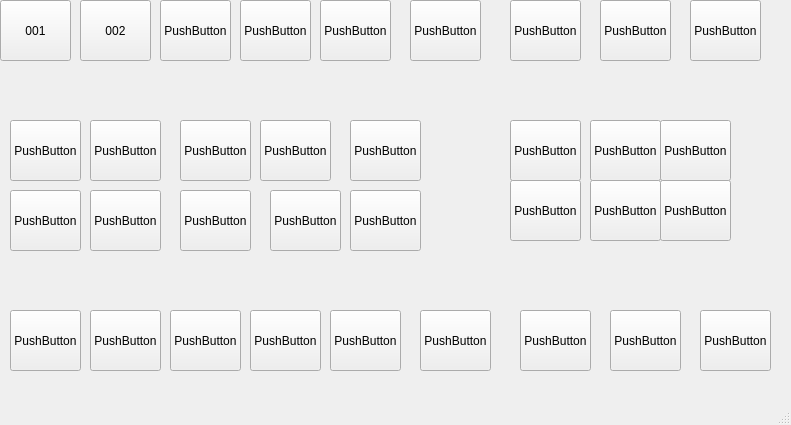
<?xml version="1.0" encoding="UTF-8"?>
<ui version="4.0">
 <class>quartos</class>
 <widget class="QMainWindow" name="quartos">
  <property name="geometry">
   <rect>
    <x>0</x>
    <y>0</y>
    <width>791</width>
    <height>425</height>
   </rect>
  </property>
  <property name="windowTitle">
   <string>MainWindow</string>
  </property>
  <widget class="QWidget" name="centralwidget">
   <widget class="QPushButton" name="pushButton">
    <property name="geometry">
     <rect>
      <x>10</x>
      <y>310</y>
      <width>71</width>
      <height>61</height>
     </rect>
    </property>
    <property name="text">
     <string>PushButton</string>
    </property>
   </widget>
   <widget class="QPushButton" name="pushButton_2">
    <property name="geometry">
     <rect>
      <x>90</x>
      <y>310</y>
      <width>71</width>
      <height>61</height>
     </rect>
    </property>
    <property name="text">
     <string>PushButton</string>
    </property>
   </widget>
   <widget class="QPushButton" name="pushButton_3">
    <property name="geometry">
     <rect>
      <x>170</x>
      <y>310</y>
      <width>71</width>
      <height>61</height>
     </rect>
    </property>
    <property name="text">
     <string>PushButton</string>
    </property>
   </widget>
   <widget class="QPushButton" name="pushButton_4">
    <property name="geometry">
     <rect>
      <x>250</x>
      <y>310</y>
      <width>71</width>
      <height>61</height>
     </rect>
    </property>
    <property name="text">
     <string>PushButton</string>
    </property>
   </widget>
   <widget class="QPushButton" name="pushButton_5">
    <property name="geometry">
     <rect>
      <x>700</x>
      <y>310</y>
      <width>71</width>
      <height>61</height>
     </rect>
    </property>
    <property name="text">
     <string>PushButton</string>
    </property>
   </widget>
   <widget class="QPushButton" name="pushButton_6">
    <property name="geometry">
     <rect>
      <x>610</x>
      <y>310</y>
      <width>71</width>
      <height>61</height>
     </rect>
    </property>
    <property name="text">
     <string>PushButton</string>
    </property>
   </widget>
   <widget class="QPushButton" name="pushButton_7">
    <property name="geometry">
     <rect>
      <x>520</x>
      <y>310</y>
      <width>71</width>
      <height>61</height>
     </rect>
    </property>
    <property name="text">
     <string>PushButton</string>
    </property>
   </widget>
   <widget class="QPushButton" name="pushButton_8">
    <property name="geometry">
     <rect>
      <x>420</x>
      <y>310</y>
      <width>71</width>
      <height>61</height>
     </rect>
    </property>
    <property name="text">
     <string>PushButton</string>
    </property>
   </widget>
   <widget class="QPushButton" name="pushButton_9">
    <property name="geometry">
     <rect>
      <x>330</x>
      <y>310</y>
      <width>71</width>
      <height>61</height>
     </rect>
    </property>
    <property name="text">
     <string>PushButton</string>
    </property>
   </widget>
   <widget class="QPushButton" name="pushButton_10">
    <property name="geometry">
     <rect>
      <x>10</x>
      <y>190</y>
      <width>71</width>
      <height>61</height>
     </rect>
    </property>
    <property name="text">
     <string>PushButton</string>
    </property>
   </widget>
   <widget class="QPushButton" name="pushButton_11">
    <property name="geometry">
     <rect>
      <x>90</x>
      <y>190</y>
      <width>71</width>
      <height>61</height>
     </rect>
    </property>
    <property name="text">
     <string>PushButton</string>
    </property>
   </widget>
   <widget class="QPushButton" name="pushButton_12">
    <property name="geometry">
     <rect>
      <x>180</x>
      <y>190</y>
      <width>71</width>
      <height>61</height>
     </rect>
    </property>
    <property name="text">
     <string>PushButton</string>
    </property>
   </widget>
   <widget class="QPushButton" name="pushButton_13">
    <property name="geometry">
     <rect>
      <x>270</x>
      <y>190</y>
      <width>71</width>
      <height>61</height>
     </rect>
    </property>
    <property name="text">
     <string>PushButton</string>
    </property>
   </widget>
   <widget class="QPushButton" name="pushButton_14">
    <property name="geometry">
     <rect>
      <x>350</x>
      <y>190</y>
      <width>71</width>
      <height>61</height>
     </rect>
    </property>
    <property name="text">
     <string>PushButton</string>
    </property>
   </widget>
   <widget class="QPushButton" name="pushButton_15">
    <property name="geometry">
     <rect>
      <x>10</x>
      <y>120</y>
      <width>71</width>
      <height>61</height>
     </rect>
    </property>
    <property name="text">
     <string>PushButton</string>
    </property>
   </widget>
   <widget class="QPushButton" name="pushButton_16">
    <property name="geometry">
     <rect>
      <x>90</x>
      <y>120</y>
      <width>71</width>
      <height>61</height>
     </rect>
    </property>
    <property name="text">
     <string>PushButton</string>
    </property>
   </widget>
   <widget class="QPushButton" name="pushButton_17">
    <property name="geometry">
     <rect>
      <x>180</x>
      <y>120</y>
      <width>71</width>
      <height>61</height>
     </rect>
    </property>
    <property name="text">
     <string>PushButton</string>
    </property>
   </widget>
   <widget class="QPushButton" name="pushButton_18">
    <property name="geometry">
     <rect>
      <x>260</x>
      <y>120</y>
      <width>71</width>
      <height>61</height>
     </rect>
    </property>
    <property name="text">
     <string>PushButton</string>
    </property>
   </widget>
   <widget class="QPushButton" name="pushButton_19">
    <property name="geometry">
     <rect>
      <x>350</x>
      <y>120</y>
      <width>71</width>
      <height>61</height>
     </rect>
    </property>
    <property name="text">
     <string>PushButton</string>
    </property>
   </widget>
   <widget class="QPushButton" name="pushButton_20">
    <property name="geometry">
     <rect>
      <x>510</x>
      <y>180</y>
      <width>71</width>
      <height>61</height>
     </rect>
    </property>
    <property name="text">
     <string>PushButton</string>
    </property>
   </widget>
   <widget class="QPushButton" name="pushButton_21">
    <property name="geometry">
     <rect>
      <x>590</x>
      <y>180</y>
      <width>71</width>
      <height>61</height>
     </rect>
    </property>
    <property name="text">
     <string>PushButton</string>
    </property>
   </widget>
   <widget class="QPushButton" name="pushButton_22">
    <property name="geometry">
     <rect>
      <x>660</x>
      <y>180</y>
      <width>71</width>
      <height>61</height>
     </rect>
    </property>
    <property name="text">
     <string>PushButton</string>
    </property>
   </widget>
   <widget class="QPushButton" name="pushButton_23">
    <property name="geometry">
     <rect>
      <x>510</x>
      <y>120</y>
      <width>71</width>
      <height>61</height>
     </rect>
    </property>
    <property name="text">
     <string>PushButton</string>
    </property>
   </widget>
   <widget class="QPushButton" name="pushButton_24">
    <property name="geometry">
     <rect>
      <x>590</x>
      <y>120</y>
      <width>71</width>
      <height>61</height>
     </rect>
    </property>
    <property name="text">
     <string>PushButton</string>
    </property>
   </widget>
   <widget class="QPushButton" name="pushButton_25">
    <property name="geometry">
     <rect>
      <x>660</x>
      <y>120</y>
      <width>71</width>
      <height>61</height>
     </rect>
    </property>
    <property name="text">
     <string>PushButton</string>
    </property>
   </widget>
   <widget class="QPushButton" name="pushButton_27">
    <property name="geometry">
     <rect>
      <x>690</x>
      <y>0</y>
      <width>71</width>
      <height>61</height>
     </rect>
    </property>
    <property name="text">
     <string>PushButton</string>
    </property>
   </widget>
   <widget class="QPushButton" name="pushButton_28">
    <property name="geometry">
     <rect>
      <x>0</x>
      <y>0</y>
      <width>71</width>
      <height>61</height>
     </rect>
    </property>
    <property name="text">
     <string>001</string>
    </property>
   </widget>
   <widget class="QPushButton" name="pushButton_29">
    <property name="geometry">
     <rect>
      <x>240</x>
      <y>0</y>
      <width>71</width>
      <height>61</height>
     </rect>
    </property>
    <property name="text">
     <string>PushButton</string>
    </property>
   </widget>
   <widget class="QPushButton" name="pushButton_30">
    <property name="geometry">
     <rect>
      <x>510</x>
      <y>0</y>
      <width>71</width>
      <height>61</height>
     </rect>
    </property>
    <property name="text">
     <string>PushButton</string>
    </property>
   </widget>
   <widget class="QPushButton" name="pushButton_31">
    <property name="geometry">
     <rect>
      <x>160</x>
      <y>0</y>
      <width>71</width>
      <height>61</height>
     </rect>
    </property>
    <property name="text">
     <string>PushButton</string>
    </property>
   </widget>
   <widget class="QPushButton" name="pushButton_32">
    <property name="geometry">
     <rect>
      <x>600</x>
      <y>0</y>
      <width>71</width>
      <height>61</height>
     </rect>
    </property>
    <property name="text">
     <string>PushButton</string>
    </property>
   </widget>
   <widget class="QPushButton" name="pushButton_34">
    <property name="geometry">
     <rect>
      <x>410</x>
      <y>0</y>
      <width>71</width>
      <height>61</height>
     </rect>
    </property>
    <property name="text">
     <string>PushButton</string>
    </property>
   </widget>
   <widget class="QPushButton" name="pushButton_35">
    <property name="geometry">
     <rect>
      <x>80</x>
      <y>0</y>
      <width>71</width>
      <height>61</height>
     </rect>
    </property>
    <property name="text">
     <string>002</string>
    </property>
   </widget>
   <widget class="QPushButton" name="pushButton_36">
    <property name="geometry">
     <rect>
      <x>320</x>
      <y>0</y>
      <width>71</width>
      <height>61</height>
     </rect>
    </property>
    <property name="text">
     <string>PushButton</string>
    </property>
   </widget>
  </widget>
  <widget class="QMenuBar" name="menubar">
   <property name="geometry">
    <rect>
     <x>0</x>
     <y>0</y>
     <width>791</width>
     <height>21</height>
    </rect>
   </property>
  </widget>
  <widget class="QStatusBar" name="statusbar"/>
 </widget>
 <resources/>
 <connections/>
</ui>
